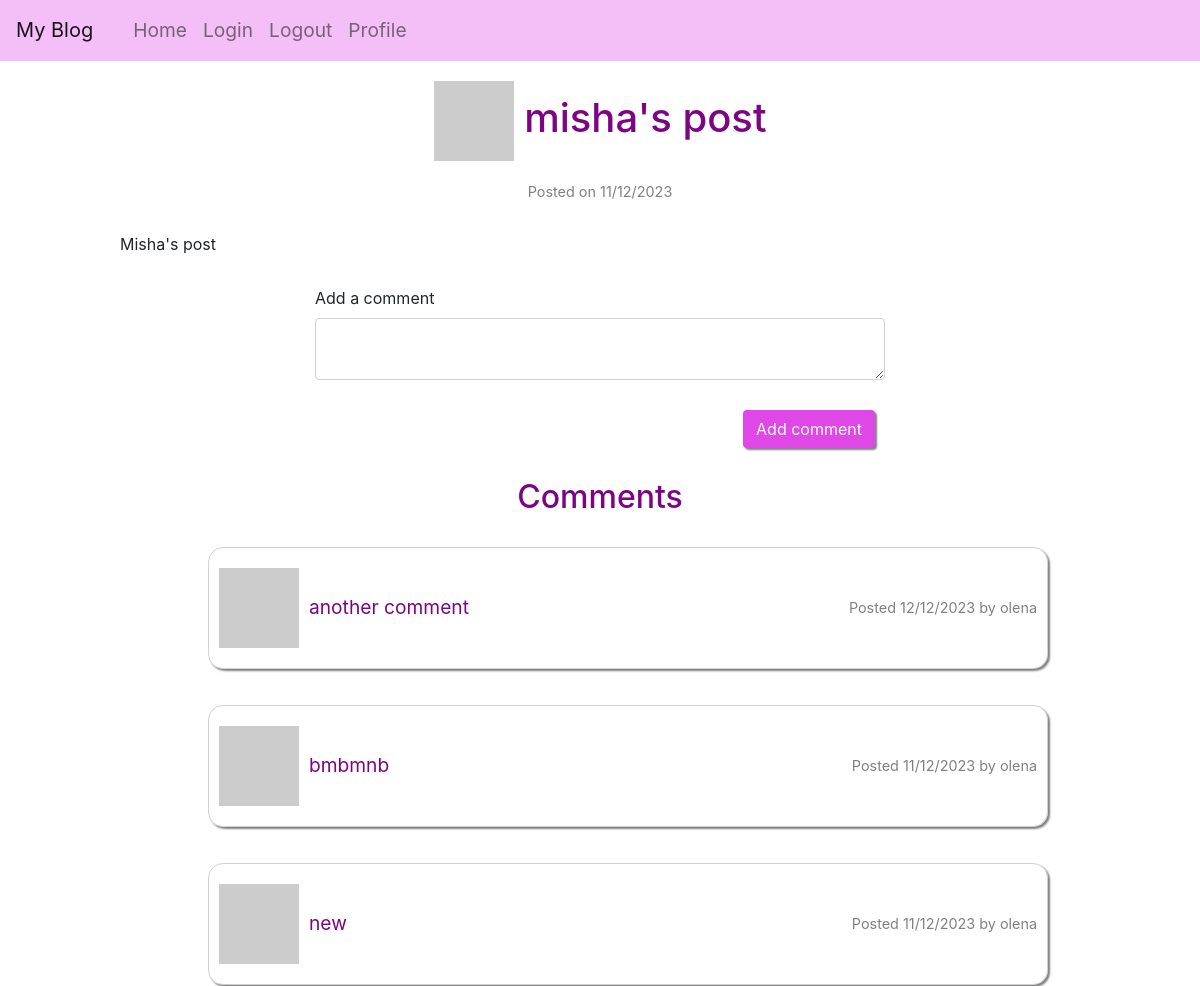
Page /post/2 (signed in, upper part) on the earlier database version.
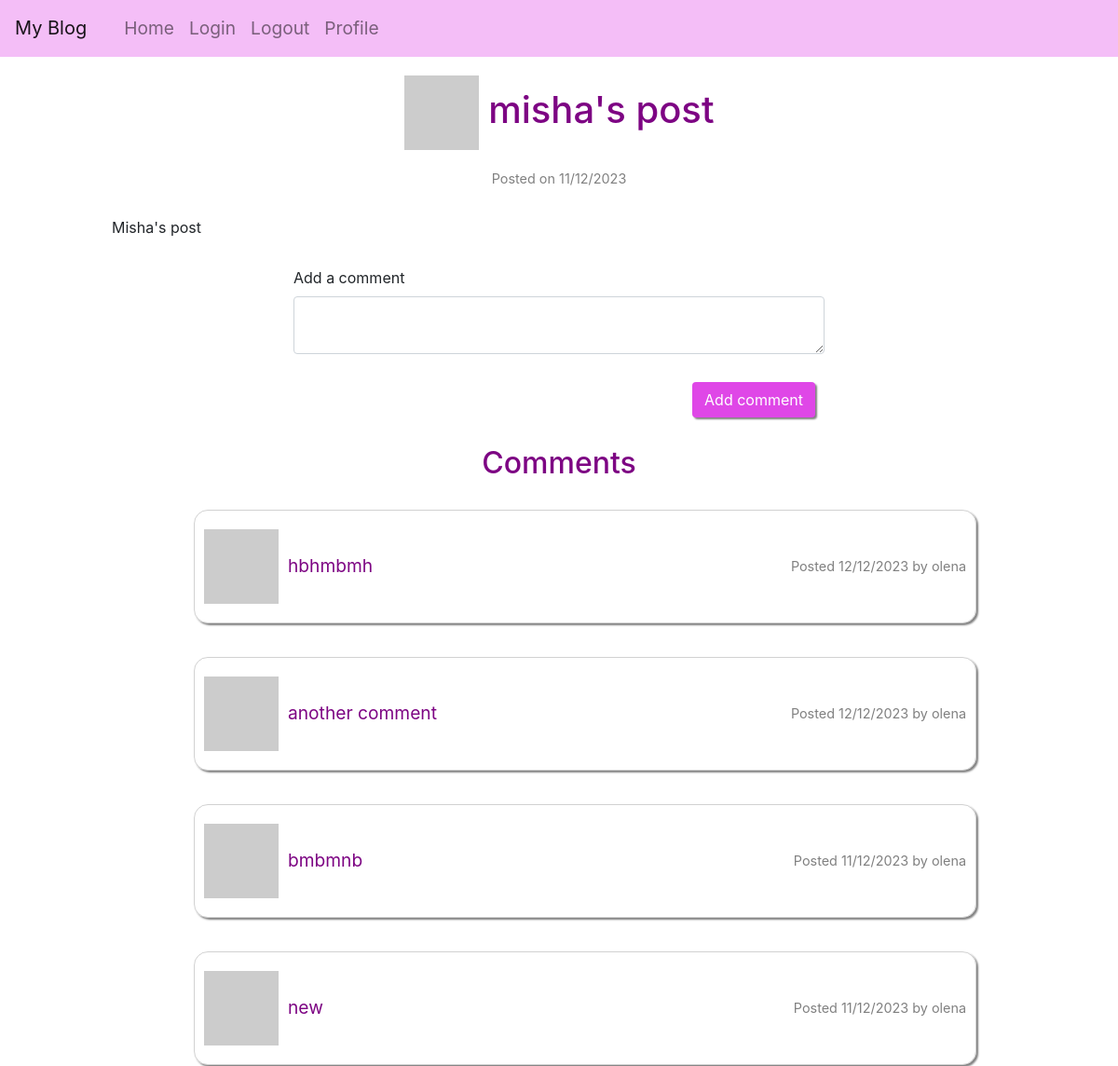
Same page on the later database version.
### app/models/models.py (models this page shows, shortened)
class Comment(db.Model):
    __tablename__ = "comment"
    id = db.Column(db.Integer, primary_key=True)
    content = db.Column(String(1000))
    post_id = db.Column(db.Integer, db.ForeignKey('post.id'), nullable=False)
    user_id = db.Column(db.Integer, db.ForeignKey('user.id'), nullable=False)
    post = db.relationship('Post', back_populates='comments')
    user = db.relationship('User', back_populates='comments')
    timestamp = db.Column(DateTime, default=func.now())
    def __repr__(self):
        return f'{self.content}'

class User(UserMixin, db.Model):
    __tablename__ = "user"
    id = db.Column(db.Integer, primary_key=True)
    username = db.Column(String(64), unique=True, nullable=False)
    email = db.Column(db.String(120), unique=True, nullable=False)
    isAdmin = db.Column(db.Boolean, nullable=False)
    password_hash = db.Column(String(256))
    profile_image = db.Column(String(256))
    info = db.Column(String(256))
    posts = db.relationship('Post', back_populates='user', cascade='all, delete-orphan')
    comments = db.relationship('Comment', back_populates='user', cascade='all, delete-orphan')
    @login.user_loader
    def load_user(id):
        return db.session.get(User, int(id))
    def get_avatar(self, size):
        digest = md5(self.email.lower().encode('utf-8')).hexdigest()
        self.profile_image = f'https://www.gravatar.com/avatar/{digest}?d=identicon&s={size}'
        return self.profile_image

### app/routes/routes.py (the view, shortened to what this page needs)
@app.route('/post/<id>', methods=["GET", "POST"])
@login_required
def post(id):
    post = Post.query.filter_by(id=id).first_or_404()
    if not post.views:
        post.views = 1
    else:
        post.views += 1
    db.session.commit()
    post_author = User.query.filter_by(id=post.user_id).first_or_404()
    form = CommentForm()
    comments = Comment.query.filter_by(post_id=id).order_by(Comment.timestamp.desc()).all()
    return render_template('post.html',
                           post=post,
                           title='Add comment',
                           form=form, post_author=post_author, comments=comments)

### app/forms/comment_form.py
class CommentForm(FlaskForm):
    content = TextAreaField('Add a comment', validators=[DataRequired(), Length(min=0, max=1000)])
    submit = SubmitField('Add comment')

### app/models/models.py (called while the page is built)
    def __repr__(self):
        return f'{self.body}'

### app/templates/post.html
{% extends "base.html" %}{% import "bootstrap/wtf.html" as wtf %} {% block
content %}
<h1 class="greeting">
    <img src="{{ post_author.get_avatar(40) }}" /> {{post_author.username}}'s
    post
</h1>
<p class="comments-date">Posted on {{post.timestamp.strftime('%d/%m/%Y')}}</p>
<div class="post-text">{{post}}</div>
<div class="container-fluid">
    <div class="row">
        <div class="col-lg-6 col-md-8 col-sm-10 col-xs-10">
            {{ wtf.quick_form(form) }}
        </div>
    </div>
</div>
{% if comments %}
<h2 class="greeting">Comments</h2>
{% for comment in comments %}
<div class="posts">
    <ul>
        <li class="post">
            <div class="avatar-comment">
                <img src="{{ comment.user.get_avatar(20) }}" />
                {{ comment }}
            </div>
            <p class="comments-date">
                Posted {{comment.timestamp.strftime('%d/%m/%Y')}} by {{
                comment.user.username }}
            </p>
        </li>
    </ul>
</div>
{% endfor %} {% endif %} {% endblock %}

Differences in the rows shown:
added Comment: content "hbhmbmh", timestamp "12/12/2023", user.username "olena"
